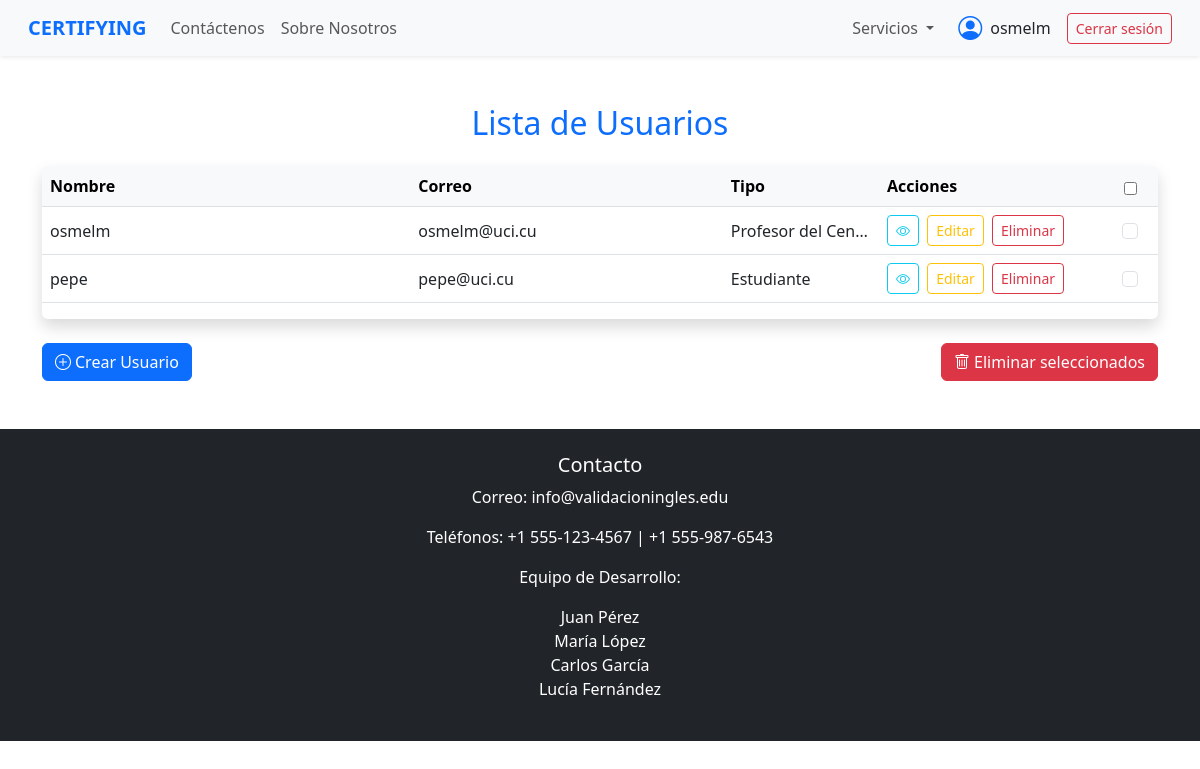
Before: /usuarios/ (signed in) with the older database file.
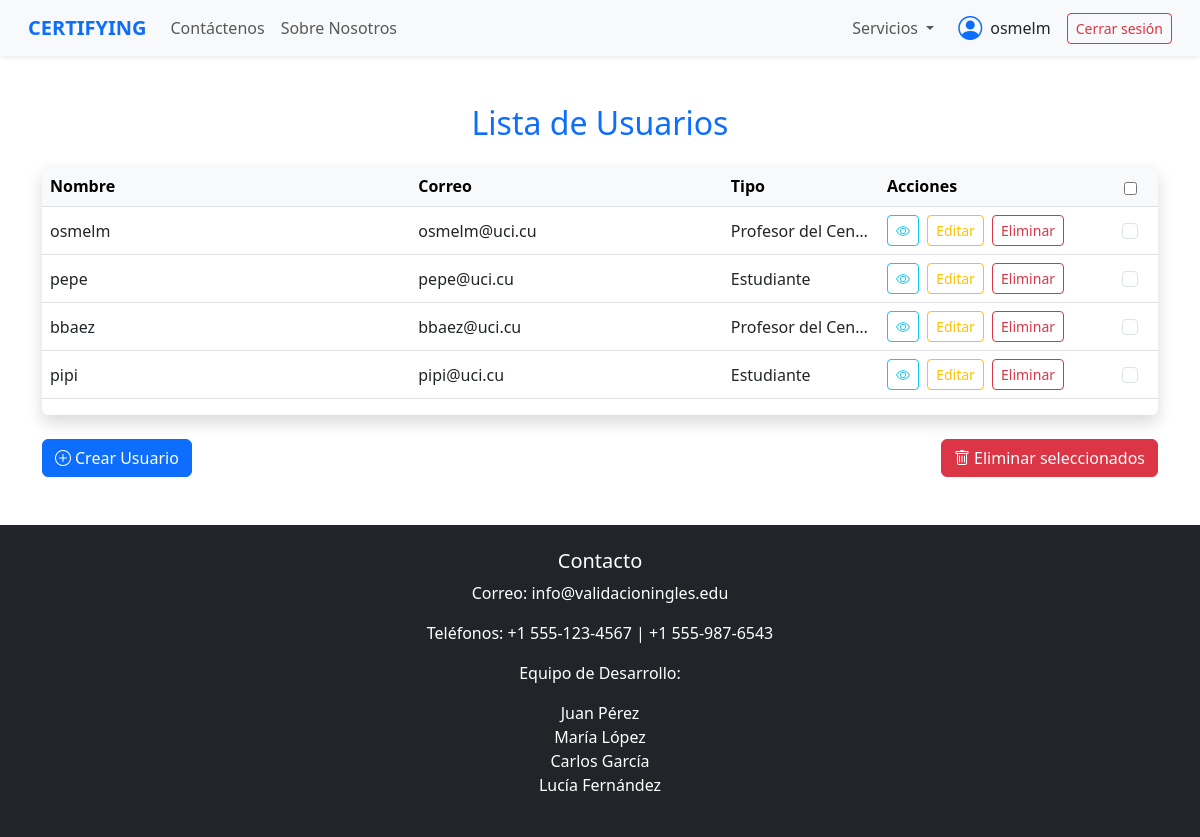
After: the same page with the newer database file.
### gestion/models.py (models this page shows, shortened)
class Usuario(AbstractUser):
    TIPO_USUARIO = [
        ('estudiante', 'Estudiante'),
        ('profesor', 'Profesor del Centro')
    ]
    anios =[
        ('1', 'primero'),
        ('2', 'segundo'),
        ('3', 'tercero'),
        ('4', 'cuarto'),
    ]
    tipo_usuario = models.CharField(max_length=20, choices=TIPO_USUARIO)
    facultad = models.CharField(max_length=20)
    grupo = models.CharField(max_length=20,null=True, blank=True)
    anio_escolar = models.CharField(max_length=30, choices=anios, null=True, blank=True)
    carrera = models.CharField(max_length=100,null=True, blank=True)
    curso = models.CharField(max_length=30, blank=True, null=True)
    nivel = models.CharField(max_length=10,null=True, blank=True)
    def es_profesor(self):
        return self.tipo_usuario == 'profesor'

### gestion/vistas/vista_usuario.py (the view)
# urls.py: path('usuarios/', vista_usuario.lista_usuarios, name='lista_usuarios'),
def lista_usuarios(request):
    if not request.user.is_authenticated:
        messages.warning(request, "Debes iniciar sesión para acceder a esta página.")
        return redirect('login')
    if not request.user.es_profesor():
        messages.warning(request, "No tienes permisos para acceder a esta sección.")
        return redirect('pagina_principal')
    usuarios = Usuario.objects.all()
    return render(request, 'usuarios/lista_usuarios.html', {'usuarios': usuarios})

### templates/usuarios/lista_usuarios.html (shortened to what this page needs)
{% extends 'base.html' %}
{% load static %}
{% block content %}
<div class="container my-5">
  <h2 class="mb-4 text-primary text-center">Lista de Usuarios</h2>
  <form id="formEliminarUsuarios" method="post" action="{% url 'eliminar_usuarios_seleccionados' %}">
    <div class="table-responsive shadow rounded">
      <table class="table table-hover align-middle">
        <thead class="table-light">
          <tr>
            <th style="width: 33%;">Nombre</th>
            <th style="width: 28%;">Correo</th>
            <th style="width: 14%;">Tipo</th>
            <th style="width: 20%; min-width: 220px;" class="text-nowrap">Acciones</th>
            <th style="width: 5%;" class="text-center align-middle">
              <input type="checkbox" id="selectAll" title="Seleccionar/Deseleccionar todos" class="align-middle">
            </th>
          </tr>
        </thead>
        <tbody>
          {% for usuario in usuarios %}
          <tr>
            <td class="text-truncate" style="max-width: 220px;">{{ usuario.username }}</td>
            <td class="text-truncate" style="max-width: 180px;">{{ usuario.email }}</td>
            <td class="text-truncate" style="max-width: 100px;">{{ usuario.get_tipo_usuario_display }}</td>
            <td class="text-nowrap" style="min-width: 220px;">
              <a href="{% url 'detalle_usuario' usuario.id %}" class="btn btn-outline-info btn-sm me-1" title="Visualizar">
                <i class="bi bi-eye"></i>
              </a>
              <a href="{% url 'editar_usuario' usuario.id %}" class="btn btn-outline-warning btn-sm me-1">Editar</a>
              <a href="{% url 'eliminar_usuario' usuario.id %}" class="btn btn-outline-danger btn-sm me-1" onclick="return confirm('¿Estás seguro?')">Eliminar</a>
            </td>
            <td class="text-center align-middle">
              <input type="checkbox" name="usuarios_seleccionados" value="{{ usuario.id }}" class="form-check-input usuario-checkbox">
            </td>
          </tr>
          {% endfor %}
        </tbody>
      </table>
    </div>
    <div class="d-flex justify-content-between mt-4">
      <a href="{% url 'crear_usuario' %}" class="btn btn-primary">
        <i class="bi bi-plus-circle me-1"></i>Crear Usuario
      </a>
      <button type="submit" class="btn btn-danger" onclick="return confirmarEliminacion()">
        <i class="bi bi-trash me-1"></i>Eliminar seleccionados
      </button>
    </div>
  </form>
</div>
{% endblock %}

### templates/base.html (shortened to what this page needs)
{% load static %}
<!DOCTYPE html>
<html lang="es">
<head>
    <link rel="stylesheet" href="{% static 'css/bootstrap.min.css' %}">
    <link rel="stylesheet" href="{% static 'css/bootstrap-icons.css' %}">
    <link rel="stylesheet" href="{% static 'css/base.css' %}">
</head>
<body style="margin: 0; padding: 0;">
<nav class="navbar navbar-expand-lg navbar-light bg-light shadow-sm px-3">
  <div class="container-fluid">
    <a class="navbar-brand fw-bold text-primary" href="{% url 'pagina_principal' %}">CERTIFYING</a>
    <div class="collapse navbar-collapse" id="navbarMain">
      <ul class="navbar-nav me-auto mb-2 mb-lg-0">
        <li class="nav-item">
          <a class="nav-link" href="#">Contáctenos</a>
        </li>
        <li class="nav-item">
          <a class="nav-link" href="#">Sobre Nosotros</a>
        </li>
      </ul>
      <ul class="navbar-nav mb-2 mb-lg-0 d-flex align-items-lg-center">
        <li class="nav-item dropdown me-lg-3">
          <a class="nav-link dropdown-toggle" href="#" id="serviciosDropdown" role="button" data-bs-toggle="dropdown" aria-expanded="false">
            Servicios
          </a>
        </li>
        <li class="nav-item d-flex align-items-center me-lg-3">
          <i class="bi bi-person-circle fs-4 text-primary me-2"></i>
          <span class="text-nowrap">{{ request.user.username }}</span>
        </li>
        {% if request.user.is_authenticated %}
        <li class="nav-item">
            <form action="{% url 'logout' %}" method="post"     style="display: inline;">
                <button type="submit" class="btn btn-outline-danger btn-sm">Cerrar sesión</button>
            </form>
        </li>
        {% else %}
        <li class="nav-item">
            <a href="{% url 'login' %}" class="btn btn-outline-primary  btn-sm">Iniciar sesión</a>
        </li>
        {% endif %}
      </ul>
    </div>
  </div>
</nav>
    <main id="main" style="margin: 0; padding: 0; width: 100%">
        {% block content %}
        {% endblock %}
    </main>
    <footer class="text-center mt-5 bg-dark text-white py-4">
        <h5>Contacto</h5>
        <p>Correo: info@validacioningles.edu</p>
        <p>Teléfonos: +1 555-123-4567 | +1 555-987-6543</p>
        <p>Equipo de Desarrollo:</p>
        <ul class="list-unstyled">
            <li>Juan Pérez</li>
            <li>María López</li>
            <li>Carlos García</li>
            <li>Lucía Fernández</li>
        </ul>
    </footer>
</body>
</html>

### static/css/base.css (style rules this page uses)
* { margin: 0; padding: 0; box-sizing: border-box; }
#main { width:100%; }

Changed rows visible on the page:
added Usuario: username "bbaez", email "bbaez@uci.cu", tipo_usuario "Profesor del Cen…"
added Usuario: username "pipi", email "pipi@uci.cu", tipo_usuario "Estudiante"
